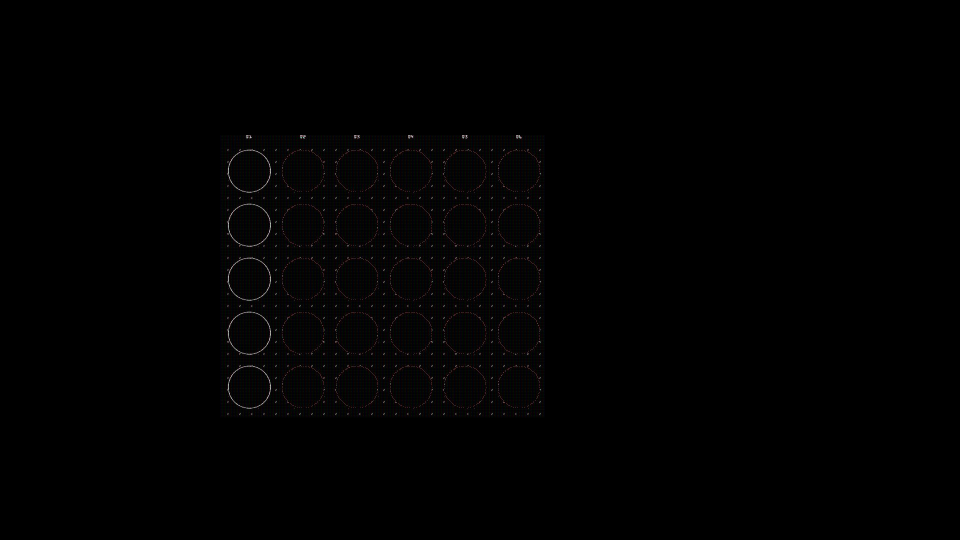
#> input picture tests/arcade_keypad_grid.png, 1920 x 1080 px (shown at 1/2 size)
$ python -i solvers.py   (imports and definitions only)
#> lines starting #> are read from the running program, lines starting #| are printed output that depends on the picture; after the words box and inside, x2 and y2 are one past the last pixel; in counts of white or black regions, pixels touching at a corner belong together
#> further down, picture is the input picture: shape (1080, 1920, 3); mean B, G, R 1.3, 1.3, 1.5
from __future__ import annotations

from collections import Counter
from dataclasses import dataclass
from itertools import combinations, permutations
from typing import Iterable

import cv2
import numpy as np

from .models import GridPoint, PuzzleType, SolveResult


_FINGERPRINT_PROCESSING_SCALE = .65
_FINGERPRINT_SCALES = tuple(float(scale) for scale in np.arange(.50, 1.71, .05))
_MIN_CAYO_CONFIDENCE = .68


# [86 lines left out: functions _edge, _score_template, _prepare_fingerprint_target, _fingerprint_piece_binary, _score_prepared_fingerprint_piece, _score_fingerprint_piece, not called in this run]


class DotMemorySolver:
    """점멸 패턴을 프레임 전환 단위로 모아 마지막 반복 패턴을 확정한다."""

    def __init__(self, repeats_needed: int = 2, final_blank_frames: int = 6) -> None:
        self.repeats_needed = repeats_needed
        self.final_blank_frames = max(1, int(final_blank_frames))
        self._previous: tuple[GridPoint, ...] | None = None
        self._stable_pattern_frames = 0
        self._counts: Counter[tuple[GridPoint, ...]] = Counter()
        self._last_result: tuple[GridPoint, ...] | None = None
        self._pending_pattern: tuple[GridPoint, ...] | None = None
        self._pending_regularity = 0.0
        self._pending_grid_shape = (0, 0)
        self._blank_frames_after_pattern = 0
        self._grid_visible = False
        self._red_input_visible = False
        self._cyan_visible = False
        self._requires_pattern_repeat = False
        self._grid_geometry: tuple[list[int], list[int], int] | None = None
        self._missing_grid_frames = 0
        self._inactive_grid_frames = 0
        self._different_pattern_seen = False
        self.current_pattern: tuple[GridPoint, ...] = ()
        self.current_grid_shape = (0, 0)

    # [39 lines left out: functions reset, grid_visible, input_visible, _cluster, not called in this run]

    @staticmethod
    def _regular_axis(values: list[int], tolerance: int, size: int) -> list[int]:
        groups: list[list[int]] = []
        for value in sorted(values):
            if not groups or value - groups[-1][-1] > tolerance:
                groups.append([value])
            else:
                groups[-1].append(value)
        if len(groups) < size:
            return []

        centers = [round(float(np.median(group))) for group in groups]
        best: tuple[tuple[int, float], list[int]] | None = None
        for indices in combinations(range(len(groups)), size):
            selected = [centers[index] for index in indices]
            steps = np.diff(selected)
            if min(steps, default=0) <= 0:
                continue
            step_ratio = float(max(steps) / min(steps))
            if step_ratio > 1.35:
                continue
            support = sum(len(groups[index]) for index in indices)
            score = (support, -step_ratio)
            if best is None or score > best[0]:
                best = (score, selected)
        return [] if best is None else best[1]

    def _detect(self, frame: np.ndarray) -> tuple[tuple[GridPoint, ...], float] | None:
        self._grid_visible = False
        self._red_input_visible = False
        self._cyan_visible = False
        self.current_pattern = ()
        self.current_grid_shape = (0, 0)
        # 점멸 키패드는 6×5 또는 5×4 격자다. 켜진 점만으로
        # 행/열을 만들면 순간 색상과 UI 글자를 좌표로 오인하므로 모든 원의
        # 테두리를 먼저 찾고, 완전한 격자일 때만 판정한다.
        height, width = frame.shape[:2]
#> height = 1080; width = 1920
        scan = cv2.cvtColor(
            frame[:round(height * .86), :round(width * .70)],
            cv2.COLOR_BGR2GRAY,
        )
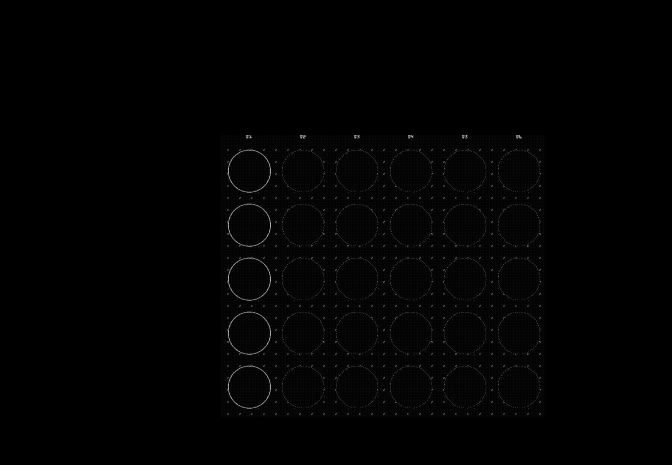
#> scan: shape (929, 1344) (shown at 1/2 size); min 0, max 250, mean 2.2
        raw: list[tuple[int, int, int]] = []
        faint_rings_detected = False
        for preserve_thin_rings in (False, True):
            # 아케이드의 어두운 점선 테두리는 5픽셀 중앙값 필터에서
            # 사라진다. 기존 감지가 부족할 때만 얇은 테두리를 보존한다.
            blurred = cv2.GaussianBlur(scan, (3, 3), 0) if preserve_thin_rings else cv2.medianBlur(scan, 5)
            circles = cv2.HoughCircles(blurred, cv2.HOUGH_GRADIENT, 1.2, max(34, frame.shape[0] // 15), param1=80, param2=25, minRadius=max(10, frame.shape[0] // 38), maxRadius=max(16, frame.shape[0] // 13))
            candidates = [] if circles is None else [
                (round(x), round(y), round(radius))
                for x, y, radius in circles[0]
                if width * .20 < x < width * .65
                and height * .18 < y < height * .82
                and height * .025 < radius < height * .065
            ]
            if len(candidates) > len(raw):
                raw = candidates
                faint_rings_detected = preserve_thin_rings
            # 일부 열만 밝아진 6×5 화면을 5×4로 줄이지 않도록
            # 30개 미만이면 점선 테두리 보존 방식도 확인한다.
            if len(raw) >= 30:
                break
#> after the loop, faint_rings_detected = True; raw = 30 items, first 6: (929, 557, 43), (713, 557, 43), (500, 559, 43), (500, 343, 43), (715, 449, 41), (499, 664, 42)
        if len(raw) < 3:
            return None

        median_radius = int(np.median([radius for _, _, radius in raw]))
#> median_radius = 42
        raw = [item for item in raw if .65 <= item[2] / max(median_radius, 1) <= 1.35]
        axis_tolerance = max(8, round(median_radius * .45))
#> axis_tolerance = 19
        grids: list[tuple[float, list[int], list[int]]] = []
        for column_count, row_count in ((6, 5), (5, 4)):
            candidate_xs = self._regular_axis([x for x, _, _ in raw], axis_tolerance, column_count)
            candidate_ys = self._regular_axis([y for _, y, _ in raw], axis_tolerance, row_count)
            if not candidate_xs or not candidate_ys:
                continue
            occupied = sum(
                any(abs(x - grid_x) <= median_radius and abs(y - grid_y) <= median_radius for x, y, _ in raw)
                for grid_y in candidate_ys
                for grid_x in candidate_xs
            )
            occupancy = occupied / (column_count * row_count)
            if occupancy >= .90:
                grids.append((occupancy, candidate_xs, candidate_ys))
#> this loop made 2 passes
#> (candidate_xs, candidate_ys, occupied, occupancy) on passes 1 to 2: ([499, 605, 716, 823, 929, 1040], [340, 451, 557, 664, 772], 30, 1), ([499, 605, 716, 823, 929], [451, 557, 664, 772], 20, 1)
#> after the loop, grids = [(1, [499, 605, 716, 823, 929, 1040], [340, 451, 557, 664, 772]), (1, [499, 605, 716, 823, 929], [451, 557, 664, 772])]
        if self._grid_geometry is not None:
            previous_xs, previous_ys, previous_radius = self._grid_geometry
            supported = sum(
                any(
                    abs(x - grid_x) <= axis_tolerance
                    and abs(y - grid_y) <= axis_tolerance
                    and .65 <= radius / max(previous_radius, 1) <= 1.35
                    for x, y, radius in raw
                )
                for grid_y in previous_ys for grid_x in previous_xs
            )
            occupancy = supported / (len(previous_xs) * len(previous_ys))
            # 이미 확인한 격자는 60% 이상의 원이 같은 위치에 남으면
            # 순간 감지 누락으로 취급한다. 첫 감지의 90% 기준은 유지한다.
            if occupancy >= .60:
                grids.append((occupancy, previous_xs, previous_ys))
        if not grids:
            return None
        # A partly obscured 6x5 grid can leave a perfect 5x4 inner subset.
        # Prefer the larger valid grid so that subset is not reported as a
        # shifted normal-mode answer.
        regularity, xs, ys = max(grids, key=lambda item: (len(item[1]) * len(item[2]), item[0]))
#> regularity = 1; xs = [499, 605, 716, 823, 929, 1040]; ys = [340, 451, 557, 664, 772]
        if self._grid_geometry is not None:
            previous_xs, previous_ys, previous_radius = self._grid_geometry
            if xs is previous_xs and ys is previous_ys:
                median_radius = previous_radius
            if (
                len(xs) * len(ys) < len(previous_xs) * len(previous_ys)
                and all(any(abs(x - old_x) <= axis_tolerance for old_x in previous_xs) for x in xs)
                and all(any(abs(y - old_y) <= axis_tolerance for old_y in previous_ys) for y in ys)
            ):
                # 같은 화면의 어두운 마지막 열/행을 놓쳐 내부 5×4만
                # 남아도 이미 확인한 6×5 좌표로 모든 신호를 읽는다.
                xs, ys, median_radius = previous_xs, previous_ys, previous_radius
        self._grid_geometry = (xs, ys, median_radius)
#> self._grid_geometry = ([499, 605, 716, 823, 929, 1040], [340, 451, 557, 664, 772], 42)
        self._grid_visible = True
        self.current_grid_shape = (len(ys), len(xs))
#> self.current_grid_shape = (5, 6)
        if faint_rings_detected:
            # 아케이드에서는 정답 전 중간 배열도 3프레임 이상 유지된다.
            # 이런 화면은 짧은 정지 대신 반복 표시로 확정한다.
            self._requires_pattern_repeat = True

        # 점은 청록색으로 켜진 뒤 빨간 표시로 남을 수 있다. 두 색을 모두 읽되,
        # 흰색 선택 테두리와 어두운 격자 무늬는 제외한다.
        hsv = cv2.cvtColor(frame, cv2.COLOR_BGR2HSV)
#> hsv: shape (1080, 1920, 3); mean H, S, V 13.7, 37.9, 2.1
        cyan = cv2.inRange(hsv, (70, 80, 70), (135, 255, 255))
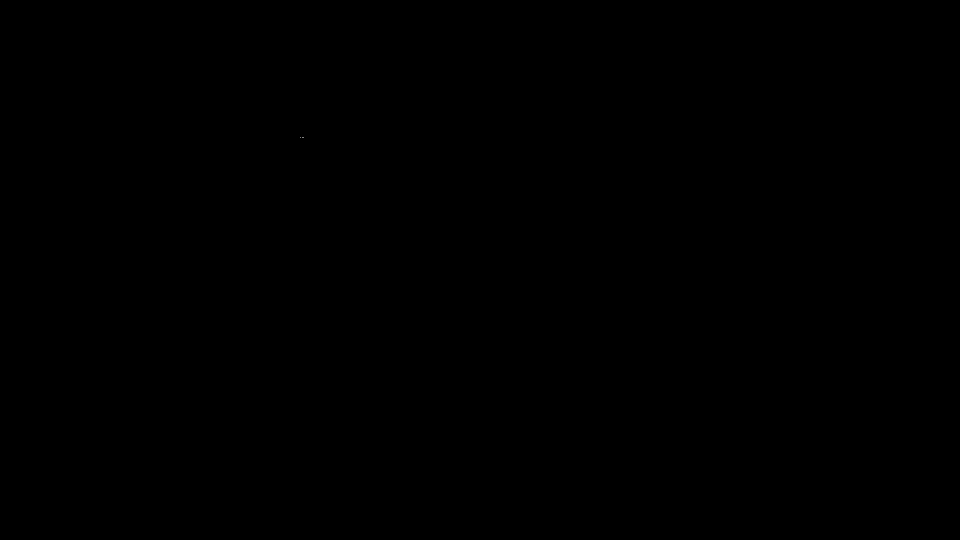
#> cyan: shape (1080, 1920) (shown at 1/2 size); 0% white in thin lines or dots, all inside (x1, y1, x2, y2) = (601, 275, 607, 276)
        red = cv2.bitwise_or(cv2.inRange(hsv, (0, 90, 80), (15, 255, 255)), cv2.inRange(hsv, (165, 90, 80), (179, 255, 255)))
#> red: shape (1080, 1920); every value is 0
        values: list[tuple[GridPoint, float, float]] = []
        sample_radius = max(6, round(median_radius * .48))
#> sample_radius = 20
        yy, xx = np.ogrid[-sample_radius:sample_radius + 1, -sample_radius:sample_radius + 1]
#> yy = 41 values from -20 to 20
        disk = xx ** 2 + yy ** 2 <= sample_radius ** 2
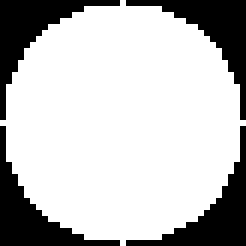
#> disk: shape (41, 41) bool (shown 6 times larger); 74.8% white; 4 black regions, box (x1, y1, x2, y2) and area: (0, 0, 20, 20) 106, (21, 0, 41, 20) 106, (0, 21, 20, 41) 106, (21, 21, 41, 41) 106
        for row, y in enumerate(ys, start=1):
            for column, x in enumerate(xs, start=1):
                top, bottom = max(0, y - sample_radius), min(height, y + sample_radius + 1)
                left, right = max(0, x - sample_radius), min(width, x + sample_radius + 1)
                cyan_patch = cyan[top:bottom, left:right]
                red_patch = red[top:bottom, left:right]
                cyan_coverage = float(np.mean(cyan_patch[disk])) / 255.0
                red_coverage = float(np.mean(red_patch[disk])) / 255.0
                values.append((GridPoint(row, column), cyan_coverage, red_coverage))
#> this loop made 5 passes
#> y on passes 1 to 5: 340, 451, 557, 664, 772
#> after the loop, values = 30 items

        red_coverage = np.array([red_value for _, _, red_value in values])
#> red_coverage = 30 values from 0 to 0
        # 카습의 작은 빨간 커서는 입력 단계 표시가 아니다. 원 내부가
        # 충분히 빨간 경우에만 기존 빨간 선택 단계로 판단한다.
        red_threshold = max(.35, float(np.median(red_coverage)) + .025)
#> red_threshold = 0.35
        self._red_input_visible = bool(np.any(red_coverage >= red_threshold))
#> self._red_input_visible = False
        if self._red_input_visible:
            # 빨간 원은 사용자가 답을 입력하는 단계다. 이전 답의 잠금을 풀되
            # 빨간 선택 이력을 다음 정답 패턴으로 세지 않는다.
            return None

        coverage = np.array([cyan_value for _, cyan_value, _ in values])
#> coverage = 30 values from 0 to 0
        threshold = max(.035, float(np.median(coverage)) + .025)
#> threshold = 0.035
        active = tuple(point for point, cyan_value, _ in values if cyan_value >= threshold)
#> active = ()
        self._cyan_visible = bool(active)
#> self._cyan_visible = False
        # 어려움 6×5 패턴은 완성 시 6개, 보통 5×4 패턴은 5개가 켜진다.
        # 두 화면 모두 신호 열마다 세로 위치가 하나씩 있어야 완성 패턴이다.
        # 완성 전 중간 프레임을 정답으로 고정하지 않는다.
        expected_active = len(xs)
#> expected_active = 6
        if len(active) != expected_active:
            return None
        if {point.column for point in active} != set(range(1, len(xs) + 1)):
            return None
        self.current_pattern = active
        return active, regularity

    def update(self, frame: np.ndarray) -> SolveResult | None:
        detected = self._detect(frame)
        if detected is None:
            self._previous = None
            self._stable_pattern_frames = 0
            if self._grid_visible:
                self._missing_grid_frames = 0
                if self._red_input_visible:
                    fallback = self._fallback_result("input_visible")
                    if fallback is not None:
                        return fallback
                    self._counts.clear()
                    self._last_result = None
                    self._pending_pattern = None
                    self._blank_frames_after_pattern = 0
                    self._inactive_grid_frames = 0
                elif self._pending_pattern is not None:
                    self._blank_frames_after_pattern += 1
                    if self._blank_frames_after_pattern >= self.final_blank_frames:
                        fallback = self._fallback_result("animation_end")
                        if fallback is not None:
                            return fallback
                elif self._last_result is not None:
                    # 카습 입력 중에는 맞춘 원이 일부만 켜지거나 깜박인다.
                    # 완성 배열이 없다는 이유만으로 이전 답의 잠금을 풀면
                    # 입력 완료 때 같은 배열을 새 정답으로 다시 안내한다.
                    if self._cyan_visible:
                        self._inactive_grid_frames = 0
                        return None
                    self._inactive_grid_frames += 1
                    if self._inactive_grid_frames >= 15:
                        self._counts.clear()
                        self._last_result = None
                        self._inactive_grid_frames = 0
            else:
                self._inactive_grid_frames = 0
                self._missing_grid_frames += 1
                if self._missing_grid_frames >= 15:
                    self.reset()
            return None
        self._missing_grid_frames = 0
        self._inactive_grid_frames = 0
        pattern, regularity = detected
        if pattern == self._last_result and not self._different_pattern_seen:
            # 입력 확인 점멸은 다음 판의 반복 횟수로 누적하지 않는다.
            self._previous = None
            self._stable_pattern_frames = 0
            return None
        self._pending_pattern = pattern
        self._pending_regularity = regularity
        self._pending_grid_shape = self.current_grid_shape
        self._blank_frames_after_pattern = 0
        if self._last_result is not None and pattern != self._last_result:
            # 실전 코르츠 센터 습격 화면은 숫자를 입력해도 격자가 사라지거나 빨간 점으로 바뀌지 않는다.
            # 이전 정답과 다른 완성 배열이 보이면 다음 판이 시작된 것으로 간주한다.
            self._different_pattern_seen = True
        # 움직이는 중간 배열은 여러 프레임 유지될 수 있다. 같은 프레임을
        # 반복해서 센 것이 아니라, 다른 배열/암전 뒤 다시 나타난 배열만
        # 반복 표시로 인정해 마지막 패턴을 확정한다.
        if pattern != self._previous:
            self._counts[pattern] += 1
            self._previous = pattern
            self._stable_pattern_frames = 1
        else:
            self._stable_pattern_frames += 1
        count = self._counts[pattern]
        can_emit = pattern != self._last_result or self._different_pattern_seen
        if count >= self.repeats_needed and can_emit:
            confidence = min(0.98, 0.58 + 0.10 * count + 0.12 * regularity)
            return self._result(pattern, confidence, {"repeats": count, "completion": "repeated"})
        if self._stable_pattern_frames >= 3 and can_emit and not self._requires_pattern_repeat:
            confidence = min(0.90, 0.58 + 0.10 + 0.12 * regularity)
            return self._result(
                pattern,
                confidence,
                {"repeats": count, "completion": "stable", "stable_frames": self._stable_pattern_frames},
            )
        return None

    # [35 lines left out: functions _fallback_result, _result, not called in this run]


class FragmentFingerprintSolver:
    def __init__(self) -> None:
        self._score_key: tuple | None = None
        self._cached_scores: list[tuple[int, float]] = []

    # [44 lines left out: function solve_regions, not called in this run]


class CayoFingerprintSolver:
    # [35 lines left out: function solve_regions, not called in this run]


class VoltLabSolver:
    """숫자 3개를 x1, x2, x10에 일대일 연결하는 카요 통신탑 퍼즐 풀이기."""

    multipliers = (1, 2, 10)

    # [18 lines left out: function solve_values, not called in this run]

>>> import cv2
>>> picture = cv2.imread('../tests/arcade_keypad_grid.png')
>>> result = DotMemorySolver().update(picture)
